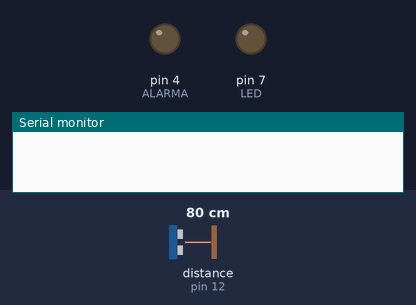
A sketch run on a simulated Arduino Uno, built with avr-gcc and run on an emulated ATmega328P. Parts: output pins drawn as LEDs (lit = HIGH), the last lines printed to the serial monitor. Dashed ring = blinking. The inputs (shaded band) are chosen by the test bench; at power-on: distance to the obstacle (sensor on pin 12) 80 cm. The echo pulse lasts 58.3 µs per cm.

Above: at 0.1 s.
At 5.69 s:
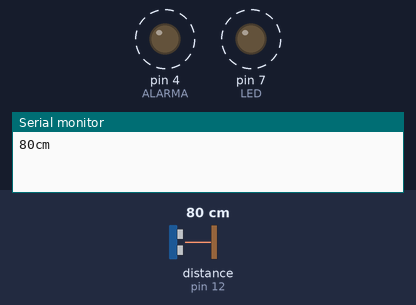
5.7 s: distance to the obstacle (sensor on pin 12) set to 54 cm
9.1 s: distance to the obstacle (sensor on pin 12) set to 46 cm
10.6 s: distance to the obstacle (sensor on pin 12) set to 17 cm
12.1 s: distance to the obstacle (sensor on pin 12) set to 14 cm
13.6 s: distance to the obstacle (sensor on pin 12) set to 40 cm
15.1 s: distance to the obstacle (sensor on pin 12) set to 48 cm
Timing chart, 0 to 17.6 s (numbered marks = the images above; inputs shaded):
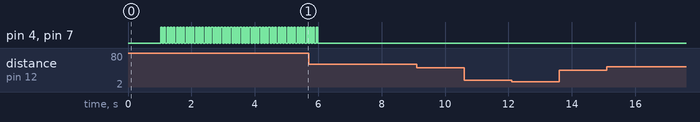

The sketch:

ultrasonido_alarma.ino
```cpp
#include "SR04.h"

#define TRIG_PIN 12
#define ECHO_PIN 11
#define LED 7
#define ALARMA 4

SR04 sr04 = SR04(ECHO_PIN,TRIG_PIN);
long a;
long distancia_previa = 0;
void setup() {
   Serial.begin(9600);//Initialization of Serial Port
   delay(1000);
   pinMode(LED, OUTPUT);
   pinMode(ALARMA, OUTPUT);
}

void loop() {
   a=sr04.Distance();
   Serial.print(a);
   Serial.println("cm");
   if(a - distancia_previa > 30 || a - distancia_previa < -30){
    for(int i=0;i<50;i++)
      {
        digitalWrite(LED,HIGH);
        digitalWrite(ALARMA,HIGH);
        delay(50);
        digitalWrite(ALARMA,LOW);
        digitalWrite(LED,LOW);
        delay(50);
      }

   }
    distancia_previa = a;

   delay(500);
}
```

Measured:
- by itself, pin 4 (ALARMA), pin 7 (LED): alternates HIGH for 0.05 s and LOW for 0.05 s
